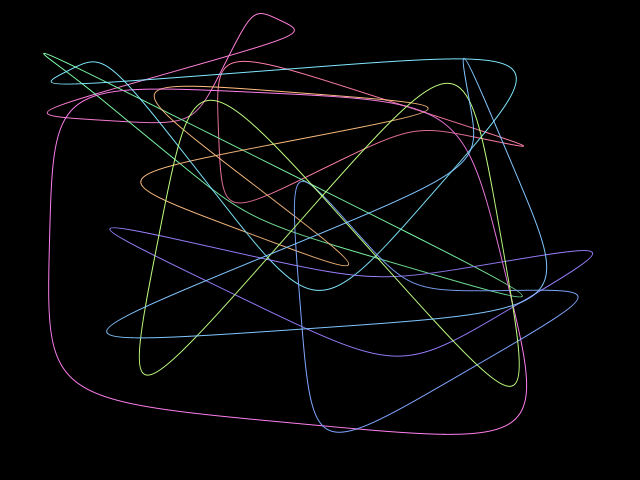
Frame 1 (no input)
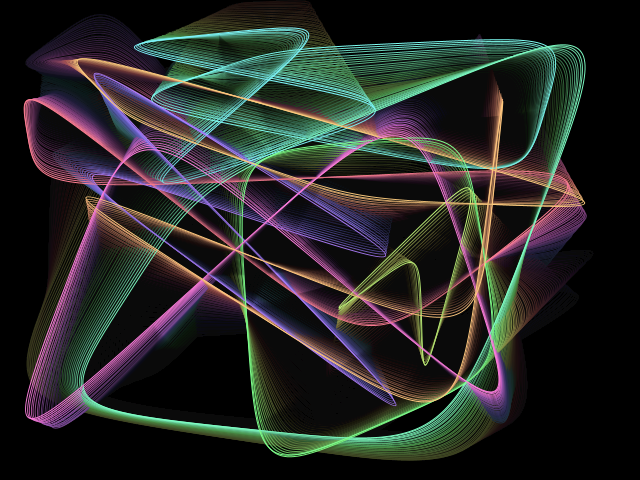
Frame 60 (the mouse pressed at the canvas centre just before this capture)
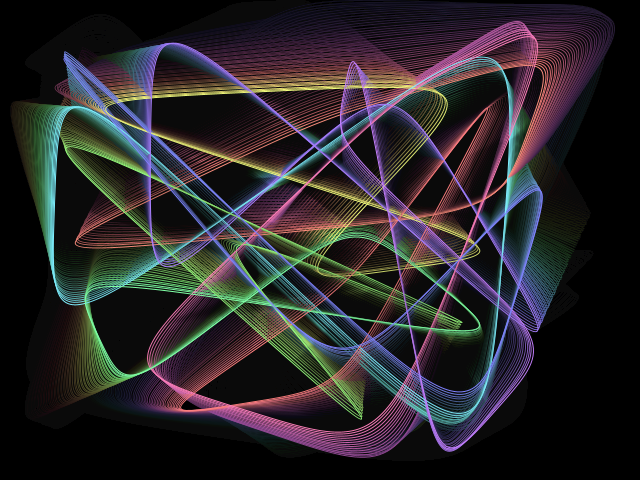
Frame 120 (the mouse held since frame 60 and released just before this capture)

The Processing sketch that drew these frames (run headless with seeded random() and noise(); from frame 60 on, the mouse is pressed at the canvas centre):

// Processing sketch: processing_9488
// ── processing_9488.pde

/* 
** Bezier Study
**
** by Chinchbug
*/

int count = 10;  //number of bezier structures
int CPCount = 4; //number of control points per structure
Curvy curvies[];

void setup() {
  size(640,480);
  background(0);
  colorMode(HSB, 100);
  smooth();
  fill(0,5);  
  curvies = new Curvy[count];
  for(int i=0; i<count; i++) curvies[i] = new Curvy();
}

void draw() {
  noStroke();
  rect(0,0,width,height);
  for (int i=0; i<count; i++) curvies[i].drawMe();
}

class Curvy {
  ControlPoint cp[];
  float c;
  
  Curvy () {
    cp = new ControlPoint[CPCount];
    for (int i=0; i<CPCount; i++) cp[i] = new ControlPoint();
    c = random(100);
  }
  
  void drawMe() {
    stroke(c,50,100);
    c+=random(2);
    if (c>100) c=0;
    PVector temp[];
    temp = new PVector[CPCount+1];
    for (int i=0; i<CPCount; i++) {
      temp[i] = new PVector(cp[i].loc.x, cp[i].loc.y);
      temp[i].div(2);
    }
    temp[CPCount] = new PVector(cp[0].loc.x, cp[0].loc.y);
    temp[CPCount].div(2);
    for (int i=0; i<CPCount-1; i++) temp[i].add(temp[i+1]);
    temp[CPCount-1].add(temp[CPCount]);
    for (int i=0; i<CPCount-1; i++)
      bezier(temp[i].x, temp[i].y, cp[i+1].loc.x, cp[i+1].loc.y, cp[i+1].loc.x, cp[i+1].loc.y, temp[i+1].x, temp[i+1].y);    
    bezier(temp[CPCount-1].x, temp[CPCount-1].y, cp[0].loc.x, cp[0].loc.y, cp[0].loc.x, cp[0].loc.y, temp[0].x, temp[0].y);
    for (int i=0; i<CPCount; i++) cp[i].moveMe();
  }
}

class ControlPoint {
  PVector loc, vel;
  ControlPoint() {
    loc = new PVector(random(width),random(height));
    vel = new PVector(random(10)-5,random(10)-5);
    vel.limit(3);
  }
  
  void moveMe() {
    loc.add(vel);
    if ((loc.x <= 0) || (loc.x > width-2)) vel.x *= -1.0;
    if ((loc.y <= 0) || (loc.y > height-2)) vel.y *= -1.0;
  }
}
